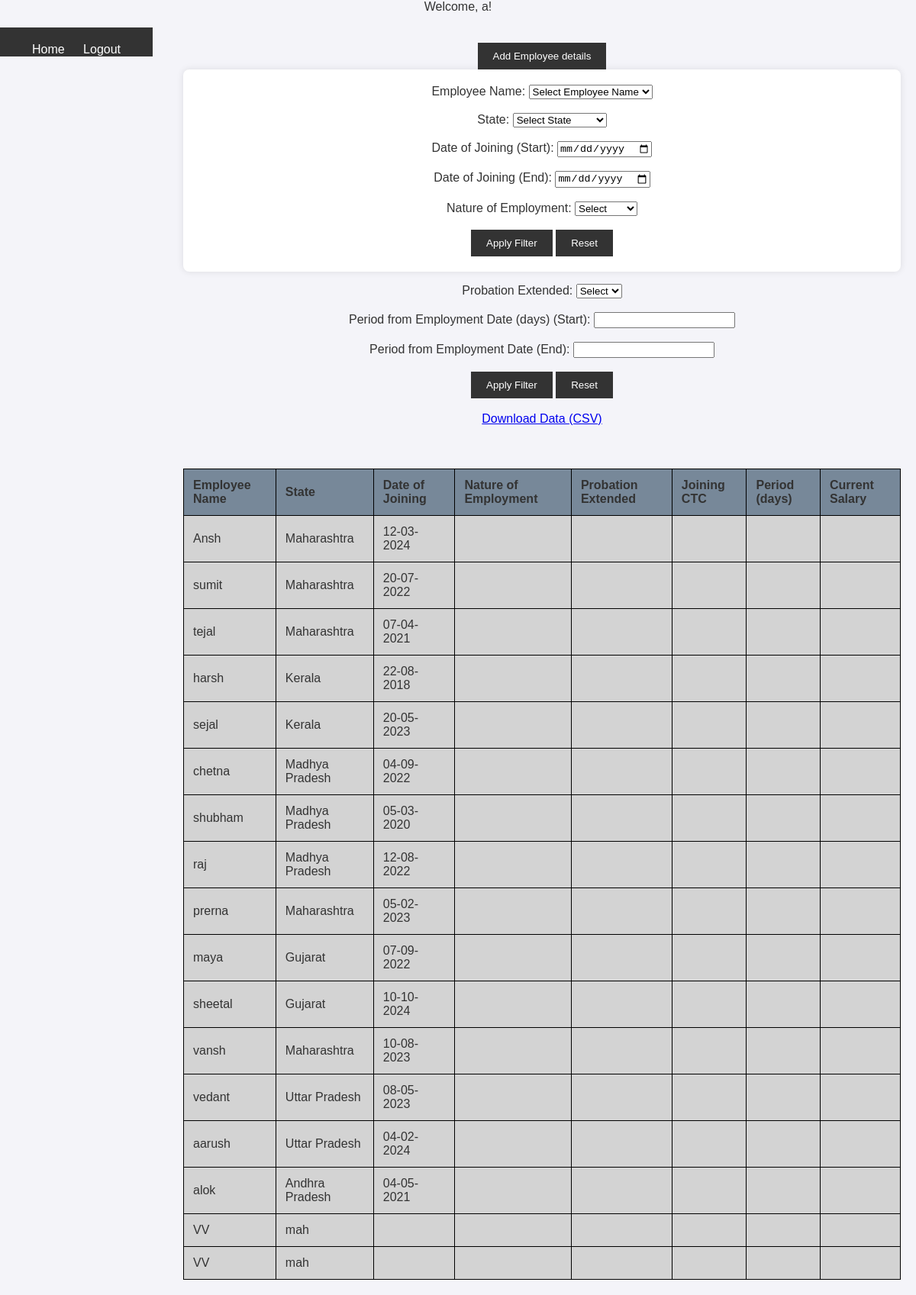
The page /emp2.php (signed in) on the database its author committed.
### tables this page shows
CREATE TABLE `empdata1` (
  `Employee ID` int(11) NOT NULL,
  `Employee Name` text DEFAULT NULL,
  `Present address` text DEFAULT NULL,
  `Present  Area` text DEFAULT NULL,
  `Present Pincode` int(11) DEFAULT NULL,
  `Permanent address` text DEFAULT NULL,
  `Permanent Area` text DEFAULT NULL,
  `Permanent Pincode` int(11) DEFAULT NULL,
  `State` text DEFAULT NULL,
  `Mobile number` bigint(20) DEFAULT NULL,
  `It PAN` text DEFAULT NULL,
  `Aadhar no` double DEFAULT NULL,
  `DOB` text DEFAULT NULL,
  `Gender` text DEFAULT NULL,
  `Marital status` text DEFAULT NULL,
  `Date of joining` text DEFAULT NULL,
  `Probation period` text DEFAULT NULL,
  `End date` text DEFAULT NULL,
  `Annual CTC Salary` text DEFAULT NULL,
  `Emergency contact no` bigint(20) DEFAULT NULL,
  `Emergency contact name` text DEFAULT NULL,
  `Social media` text DEFAULT NULL,
  `Nature of employment` text DEFAULT NULL,
  `Resignation date` text DEFAULT NULL,
  `Relievation date` text DEFAULT NULL,
  `First Pay Revision Due Date` text DEFAULT NULL,
  `Work hours` text DEFAULT NULL,
  `Physically fit` text DEFAULT NULL,
  `under medication/treatment` text DEFAULT NULL,
  `relived as on date` text DEFAULT NULL,
  `job profile communicated` text DEFAULT NULL,
  `work timing confirmed` text DEFAULT NULL,
  `accept job` text DEFAULT NULL,
  `Eligible Paid Leaves` text DEFAULT NULL,
  `Number of Paid Leaves` int(11) DEFAULT NULL,
  `address` text DEFAULT NULL
);

### emp2.php (the view, shortened to what this page needs)
<?php
echo "Welcome, " . $_SESSION['username'] . "!<br><br>";
?>
<!DOCTYPE html>
<html lang="en">
<head>
    <link rel="stylesheet" href="style.css">
</head>
<body>
<div class="sidebar">
    <a href="home.php">Home</a>
    <a href="reset_login.php">Logout</a>
</div>
<div class="form-container">
    <input type="button" value="Add Employee details" onclick="window.location.href='empdata.php';">
    <form action="emp.php" method="POST">
        <label for="employee_name">Employee Name:</label>
        <select name="employee_name" id="employee_name">
            <option value="">Select Employee Name</option>
        </select><br><br>
        <label for="State">State:</label>
        <select name="State" id="State">
            <option value="">Select State</option>
        </select><br><br>
        <label for="date_joined_start">Date of Joining (Start):</label>
        <input type="date" name="date_joined_start" id="date_joined_start" value="<?= $_POST['date_joined_start'] ?>"><br><br>
        <label for="date_joined_end">Date of Joining (End):</label>
        <input type="date" name="date_joined_end" id="date_joined_end" value="<?= $_POST['date_joined_end'] ?>"><br><br>
<form action="emp.php" method="POST">
    <label for="nature_of_employment">Nature of Employment:</label>
    <select name="nature_of_employment" id="nature_of_employment" onchange="fetchCTCFields()">
        <option value="">Select</option>
    </select><br><br>
    <input type="submit" value="Apply Filter">
    <input type="button" value="Reset" onclick="window.location.href='emp.php';">
</form>
        <label for="probation_extended">Probation Extended:</label>
        <select name="probation_extended" id="probation_extended">
            <option value="">Select</option>
        </select><br><br>
        <label for="period_from_employment_start">Period from Employment Date (days) (Start):</label>
        <input type="number" name="period_from_employment_start" id="period_from_employment_start" value="<?= $_POST['period_from_employment_start'] ?>"><br><br>
        <label for="period_from_employment_end">Period from Employment Date (End):</label>
        <input type="number" name="period_from_employment_end" id="period_from_employment_end" value="<?= $_POST['period_from_employment_end'] ?>"><br><br>
        <input type="submit" value="Apply Filter">
        <input type="button" value="Reset" onclick="window.location.href='emp.php';">
    </form>
    <br><br>
    <?php
$servername = "localhost";
$username = "root";
$password = "";
$dbname = "employee";
$conn = new mysqli($servername, $username, $password, $dbname);
$selectedState = isset($_POST['State']) ? $_POST['State'] : '';
$selecteddate_joined_start = isset($_POST['date_joined_start']) ? $_POST['date_joined_start'] : '';
$selecteddate_joined_end = isset($_POST['date_joined_end']) ? $_POST['date_joined_end'] : '';
$selectedprobation_extended = isset($_POST['probation_extended']) ? $_POST['probation_extended'] : '';
$selectednature_of_employment = isset($_POST['nature_of_employment']) ? $_POST['nature_of_employment'] : '';
$selectedjoining_ctc_min = isset($_POST['joining_ctc_min']) ? $_POST['joining_ctc_min'] : '';
$selectedjoining_ctc_max = isset($_POST['joining_ctc_max']) ? $_POST['joining_ctc_max'] : '';
$selectedperiod_from_employment_start = isset($_POST['period_from_employment_start']) ? $_POST['period_from_employment_start'] : '';
$selectedperiod_from_employment_end = isset($_POST['period_from_employment_end']) ? $_POST['period_from_employment_end'] : '';
echo "<div class='export'>
<a href='export_data.php?State=$selectedState&date_joined_start=$selecteddate_joined_start&date_joined_end=$selecteddate_joined_end&probation_extended=$selectedprobation_extended&nature_of_employment=$selectednature_of_employment&joining_ctc_min=$selectedjoining_ctc_min&joining_ctc_max=$selectedjoining_ctc_max&period_from_employment_start=$selectedperiod_from_employment_start&period_from_employment_end=$selectedperiod_from_employment_end'>Download Data (CSV)</a>
</div>";
?>
<br><br>
    <?php
    $sql = "SELECT * FROM `empdata1` WHERE 1=1";
    $stmt = $conn->prepare($sql);
    $stmt->execute();
    $result = $stmt->get_result();
    if ($result->num_rows > 0) {
        echo "<table>";
        echo "<tr><th>Employee Name</th><th>State</th><th>Date of Joining</th><th>Nature of Employment</th><th>Probation Extended</th><th>Joining CTC</th><th>Period (days)</th><th>Current Salary</th></tr>";
        while ($row = $result->fetch_assoc()) {
            echo "<tr>";
            echo "<td>" . $row["Employee Name"] . "</td>";
            echo "<td>" . $row["State"] . "</td>";
            echo "<td>" . $row["Date of joining"] . "</td>";
            echo "<td>" . $row["Nature of Employment"] . "</td>";
            echo "<td>" . $row["Probation Extended  Y/N"] . "</td>";
            echo "<td>" . $row["Joining  CTC"] . "</td>";
            echo "<td>" . $row["Period from employment date (days)"] . "</td>";
            echo "<td>" . $row["Current Salary"] . "</td>";
            echo "</tr>";
        }
        echo "</table>";
    } else {
        echo "No results found!";
    }
    ?>
</div>
</body>
</html>

### style.css (style rules this page uses)
BODY { background-color: #f0f0f0; justify-content: center; align-items: center; text-align: center; font-family: Arial, sans-serif; height: 100vh; margin: 0; color: #333; border: 0; box-sizing: border-box; padding: 10px; }
.sidebar { width: 200px; background-color: #333; color: white; display: block; }

### emp2.php (style rules this page uses)
body { font-family: Arial, sans-serif; background-color: #f4f4f9; color: #333; margin: 0; padding: 0; }
.sidebar { width: 200px; background-color: #333; color: white; position: fixed; padding-top: 20px; }
.sidebar a { padding: 10px; color: white; text-decoration: none; margin: 5px 0; }
.form-container { margin-left: 220px; padding: 20px; }
form { background-color: white; padding: 20px; border-radius: 8px; box-shadow: 0 0 10px rgba(0, 0, 0, 0.1); }
table { width: 100%; border-collapse: collapse; margin-top: 20px; }
th, td { padding: 12px; text-align: left; border: 1px solid black; }
th { background-color: lightslategray; }
td { background-color: lightgray; }
input[type="submit"], input[type="button"] { background-color: #333; color: white; padding: 10px 20px; cursor: pointer; border: none; }

### rows shown on the page
empdata1: Employee Name "Ansh", State "Maharashtra", Date of joining "12-03-2024"
empdata1: Employee Name "sumit", State "Maharashtra", Date of joining "20-07-2022"
empdata1: Employee Name "tejal", State "Maharashtra", Date of joining "07-04-2021"
empdata1: Employee Name "harsh", State "Kerala", Date of joining "22-08-2018"
empdata1: Employee Name "sejal", State "Kerala", Date of joining "20-05-2023"
empdata1: Employee Name "chetna", State "Madhya Pradesh", Date of joining "04-09-2022"
empdata1: Employee Name "shubham", State "Madhya Pradesh", Date of joining "05-03-2020"
empdata1: Employee Name "raj", State "Madhya Pradesh", Date of joining "12-08-2022"
empdata1: Employee Name "prerna", State "Maharashtra", Date of joining "05-02-2023"
empdata1: Employee Name "maya", State "Gujarat", Date of joining "07-09-2022"
empdata1: Employee Name "sheetal", State "Gujarat", Date of joining "10-10-2024"
empdata1: Employee Name "vansh", State "Maharashtra", Date of joining "10-08-2023"
empdata1: Employee Name "vedant", State "Uttar Pradesh", Date of joining "08-05-2023"
empdata1: Employee Name "aarush", State "Uttar Pradesh", Date of joining "04-02-2024"
empdata1: Employee Name "alok", State "Andhra Pradesh", Date of joining "04-05-2021"
empdata1: Employee Name "VV", State "mah"
empdata1: Employee Name "VV", State "mah"

### other values the page prints
$_SESSION['username'] "a"
